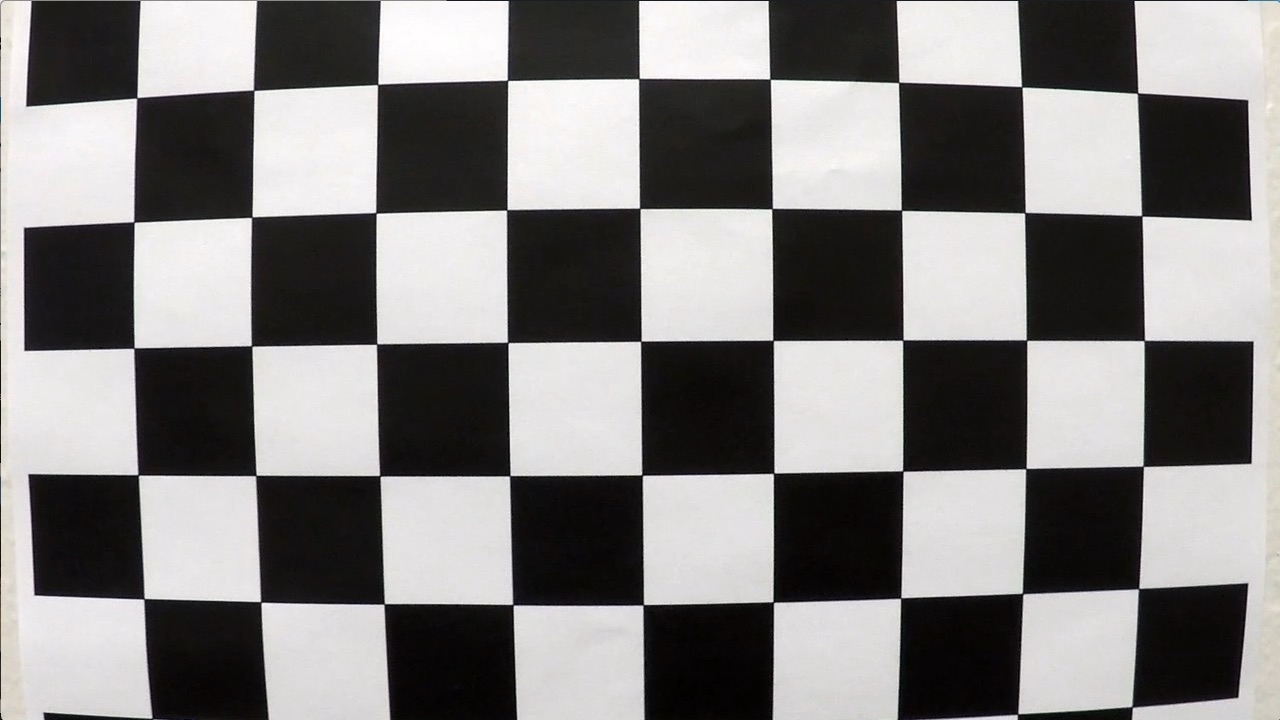
#> input picture advanced_lane_lines_detection/camera_cal/calibration1.jpg, 1280 x 720 px; its folder holds 4 pictures in this run
$ python calibrate.py   (older library calls are emulated)
#> lines starting #> are read from the running program, lines starting #| are printed output that depends on the picture; after the words box and inside, x2 and y2 are one past the last pixel; in counts of white or black regions, pixels touching at a corner belong together
import numpy as np
import cv2
import glob
from scipy.misc import imread, imresize, imsave
import matplotlib.pyplot as plt
# %matplotlib qt

# prepare object points, like (0,0,0), (1,0,0), (2,0,0) ....,(6,5,0)
objp = np.zeros((6*9,3), np.float32)
# print("objp")
# print(objp)
objp[:,:2] = np.mgrid[0:9,0:6].T.reshape(-1,2)
# print("objp")
# print(objp)

def cal_undistort(img, objpoints, imgpoints):
    # Use cv2.calibrateCamera and cv2.undistort()
    gray = cv2.cvtColor(img, cv2.COLOR_BGR2GRAY)
    (retval, cameraMatrix, distCoeffs, rvecs, tvecs) = cv2.calibrateCamera(objpoints, imgpoints, gray.shape[::-1], None, None)
    result = cv2.undistort(img, cameraMatrix, distCoeffs, None, cameraMatrix)
    return result

# Arrays to store object points and image points from all the images.
objpoints = [] # 3d points in real world space
imgpoints = [] # 2d points in image plane.

# Make a list of calibration images
images = glob.glob('./camera_cal/calibration*.jpg')

# Step through the list and search for chessboard corners
for fname in images:
    img = cv2.imread(fname)
#> img is the input picture: shape (720, 1280, 3); mean B, G, R 127.8, 128.4, 130.1
    gray = cv2.cvtColor(img,cv2.COLOR_BGR2GRAY)

    # Find the chessboard corners
    ret, corners = cv2.findChessboardCorners(gray, (9,6),None)
#> ret = False; corners = None

    # If found, add object points, image points
    if ret == True:
        objpoints.append(objp)
        imgpoints.append(corners)

        img = cv2.drawChessboardCorners(img, (9,6), corners, ret)
#> pass 2 of the loop `for fname in images:`:
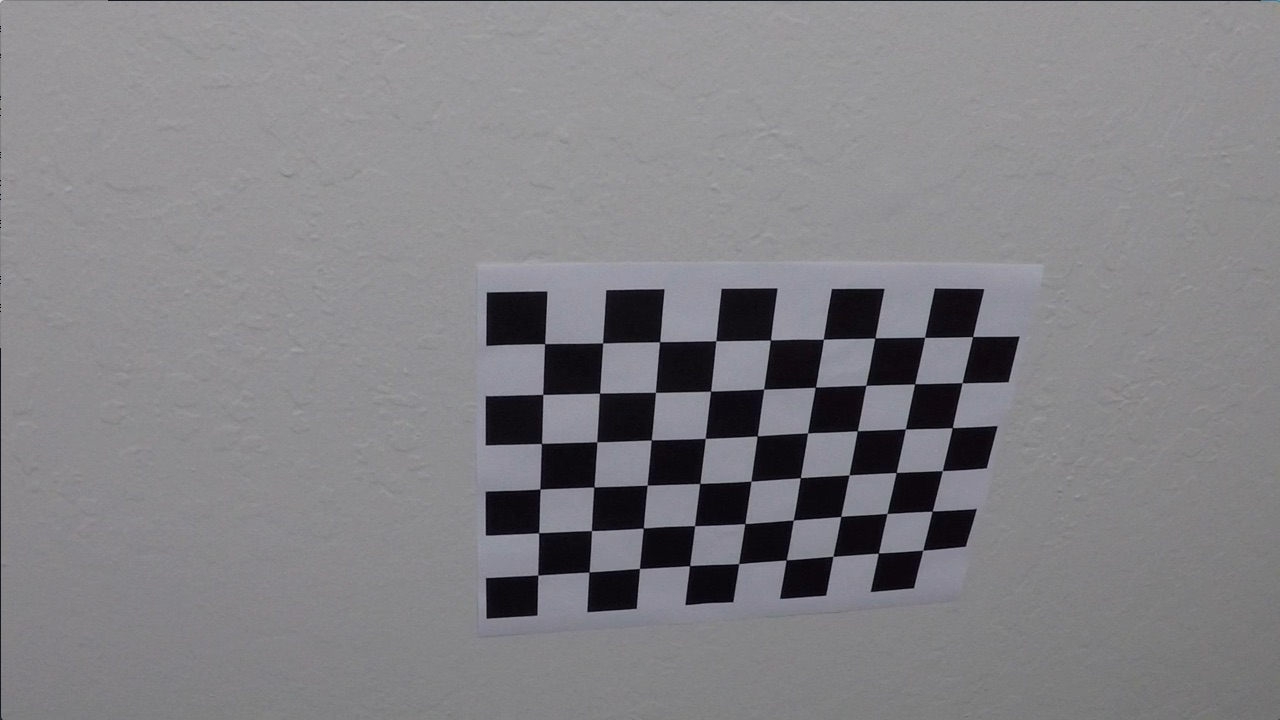
#> input picture advanced_lane_lines_detection/camera_cal/calibration10.jpg, 1280 x 720 px
#> img is the input picture: shape (720, 1280, 3); mean B, G, R 133.1, 129.4, 130.2
#> ret = True; corners = 54 rows, first 8: [545.3, 343.1], [602.7, 342.8], [660.1, 341.3], [715.8, 340.7], [770.6, 340], [823.5, 339.2], [874.3, 338.5], [925.1, 337.4]
#> `img = cv2.drawChessboardCorners(img, (9,6), corners, ret)`:
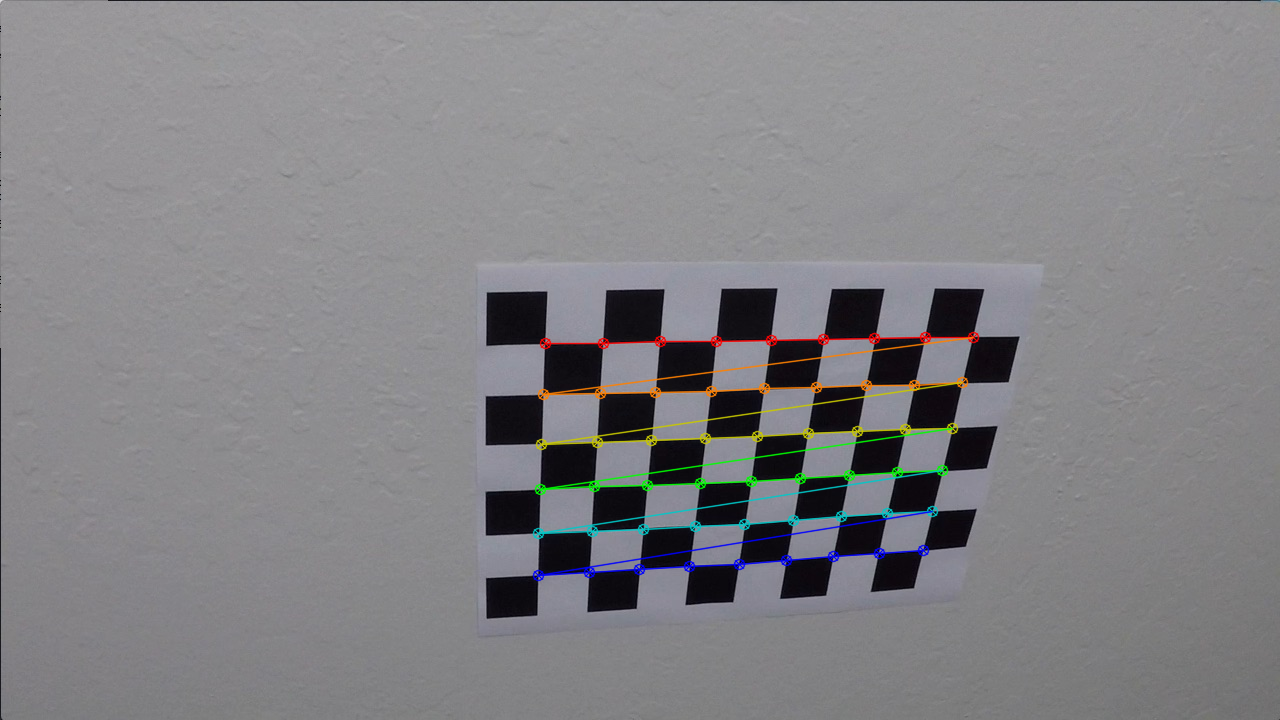
#> img: shape (720, 1280, 3); 1.91% of pixels changed, all inside (x1, y1, x2, y2) = (532, 331, 980, 582)
#> pass 3 of the loop `for fname in images:`:
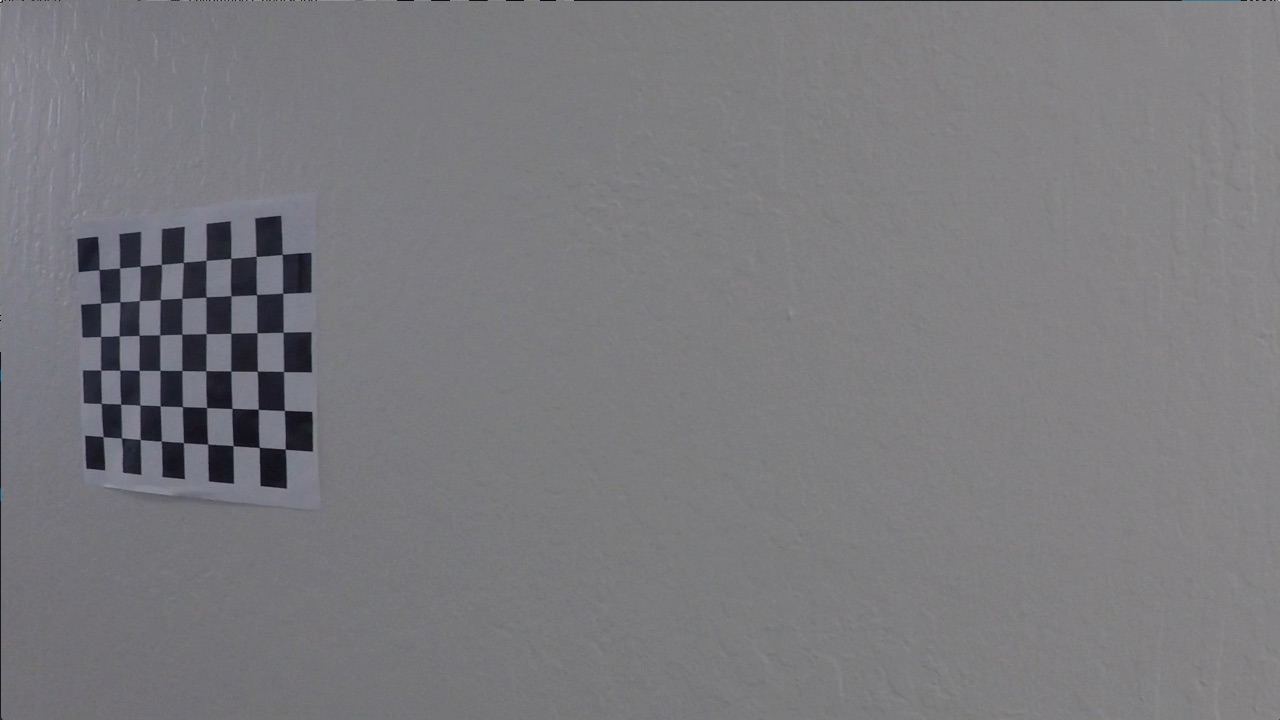
#> input picture advanced_lane_lines_detection/camera_cal/calibration11.jpg, 1280 x 720 px
#> img is the input picture: shape (720, 1280, 3); mean B, G, R 125.2, 121.7, 122.2
#> corners = 54 rows, first 8: [99.22, 269.6], [119.6, 268], [140.1, 266.1], [161.3, 264.5], [183.3, 262.5], [206.1, 260.3], [230.7, 258.2], [256.2, 256.3]
#> `img = cv2.drawChessboardCorners(img, (9,6), corners, ret)`:
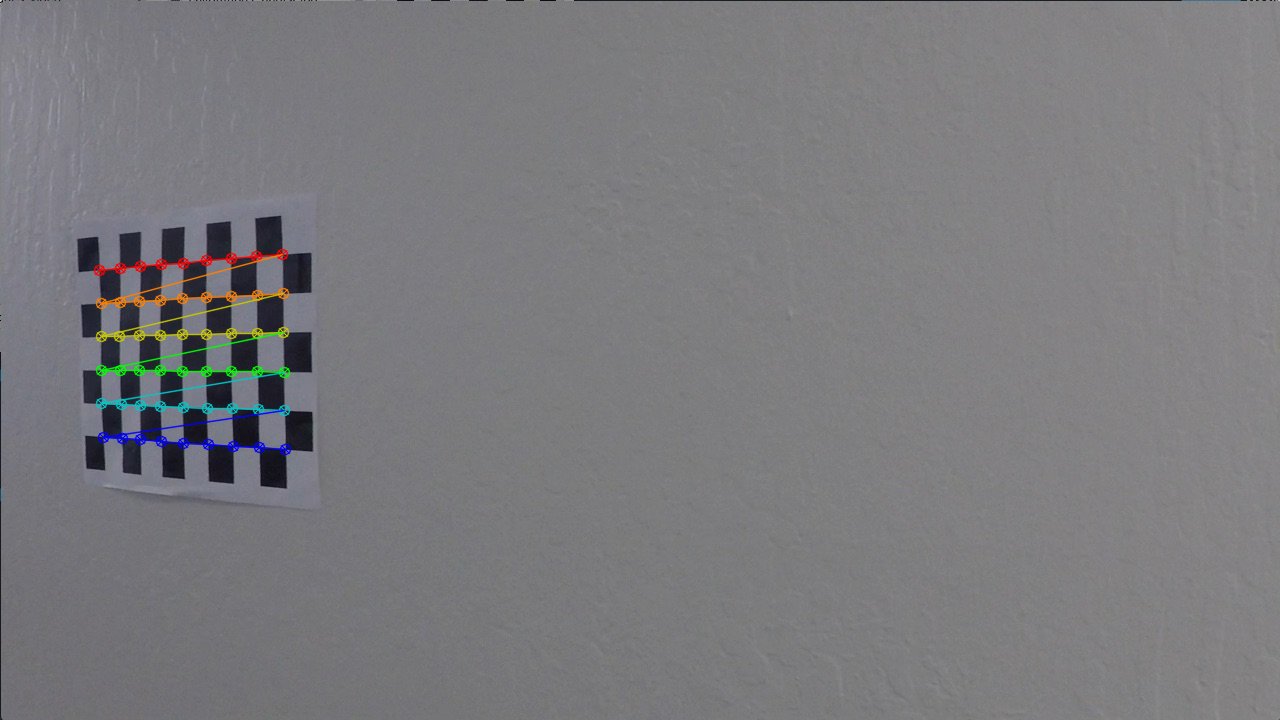
#> img: shape (720, 1280, 3); 1.11% of pixels changed, all inside (x1, y1, x2, y2) = (93, 248, 292, 456)
#> the loop made 4 passes; the first 3 are shown
        # cv2.imshow('img',img)
        # cv2.waitKey(500)


input_image = imread('./test_images/test1.jpg')
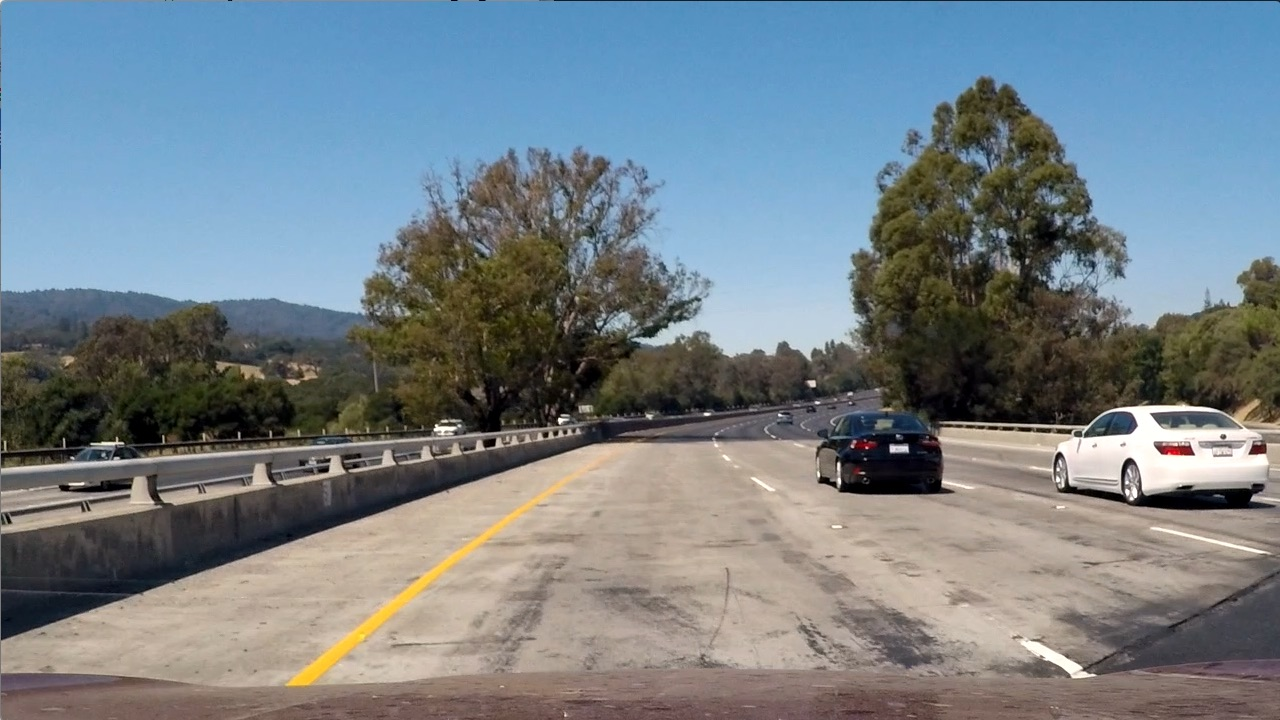
#> input picture advanced_lane_lines_detection/test_images/test1.jpg, 1280 x 720 px, found by its file name
#> input_image is the input picture: shape (720, 1280, 3); mean R, G, B 117.5, 128.7, 135.5
output_image = cal_undistort(input_image, objpoints, imgpoints)
#> in cal_undistort, `gray = cv2.cvtColor(img, cv2.COLOR_BGR2GRAY)`:
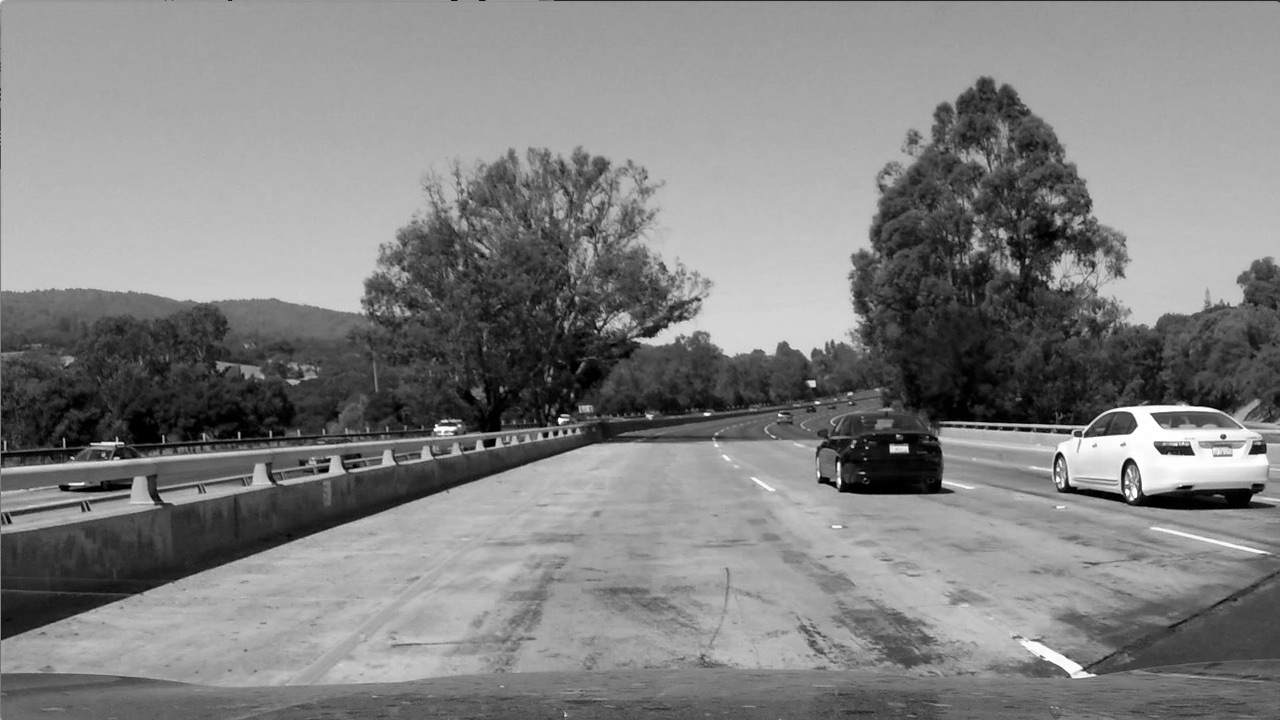
#> gray: shape (720, 1280); min 0, max 255, mean 129.5
#> in cal_undistort, `result = cv2.undistort(img, cameraMatrix, distCoeffs, None, cameraMatr..`:
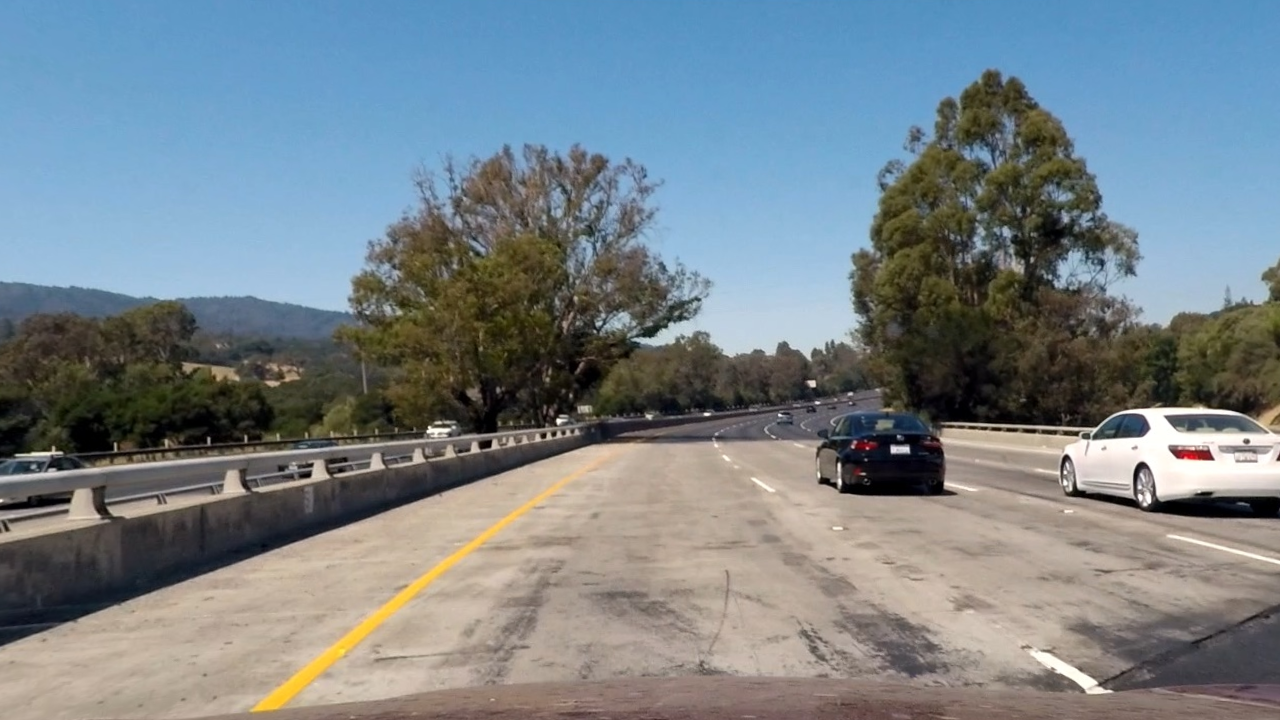
#> result: shape (720, 1280, 3); mean R, G, B 119.6, 130.5, 136.7

plt.subplot(2, 1, 1)
plt.title('Original')
plt.imshow(input_image)
plt.subplot(2, 1, 2)
plt.title('Output')
plt.imshow(output_image)
plt.show()
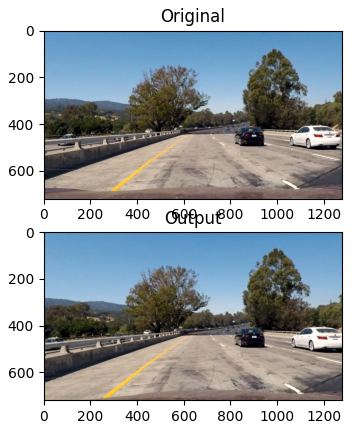
#> figure drawn by matplotlib, 2 panels
